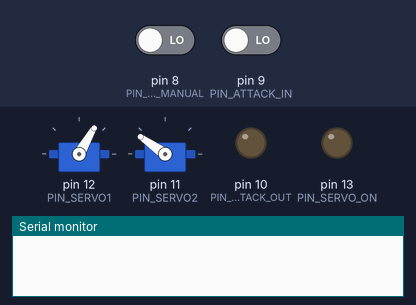
The sketch below on a simulated Arduino Uno, built with avr-gcc and run on an emulated ATmega328P. Parts: 2 × servo, output pins drawn as LEDs (lit = HIGH), the last lines printed to the serial monitor. The test bench sets the inputs (shaded band); at power-on: pin 8 (PIN_ATTACK_IN_MANUAL) LOW, pin 9 (PIN_ATTACK_IN) LOW.

Above: at 1.4 s.
1.5 s: pin 8 (PIN_ATTACK_IN_MANUAL) driven HIGH
At 2.27 s:
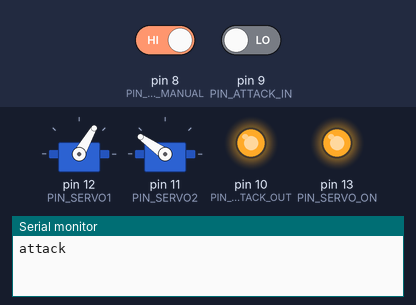
4.5 s: pin 8 (PIN_ATTACK_IN_MANUAL) driven LOW
At 4.6 s:
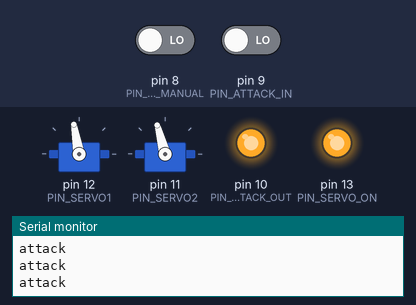
6.4 s: pin 9 (PIN_ATTACK_IN) driven HIGH
At 7.17 s:
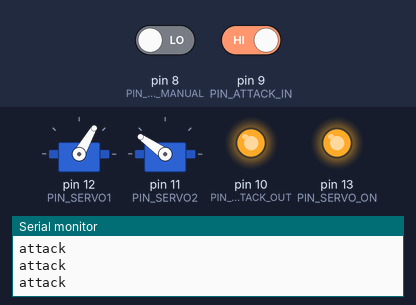
Timing chart, 0 to 15.4 s (numbered marks = the images above; inputs shaded):
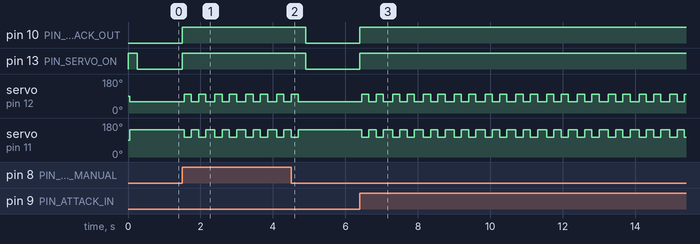

Measured:
- after the input at 1.5 s, pin 10 (PIN_ATTACK_OUT), pin 13 (PIN_SERVO_ON): LOW → HIGH at once; servo on pin 12 (PIN_SERVO1): alternates 100° for 0.20 s and 60° for 0.23 s, starting after 0.05 s; servo on pin 11 (PIN_SERVO2): alternates 145° for 0.23 s and 105° for 0.20 s, starting after 0.05 s
- after the input at 4.5 s, pin 10 (PIN_ATTACK_OUT), pin 13 (PIN_SERVO_ON): HIGH → LOW after 0.40 s; servo on pin 12 (PIN_SERVO1): goes on until 4.7 s, then stays 60°; servo on pin 11 (PIN_SERVO2): goes on until 4.7 s, then stays 145°
- after the input at 6.4 s, pin 10 (PIN_ATTACK_OUT), pin 13 (PIN_SERVO_ON): LOW → HIGH at once; servo on pin 12 (PIN_SERVO1): alternates 100° for 0.20 s and 60° for 0.20 s, starting after 0.05 s; servo on pin 11 (PIN_SERVO2): alternates 145° for 0.20 s and 105° for 0.20 s, starting after 0.05 s

The sketch:

Lobster.ino
```cpp
#include <Servo.h>

const int PIN_ATTACK_IN_MANUAL = 8;
const int PIN_ATTACK_IN = 9;
const int PIN_ATTACK_OUT = 10;

const int PIN_SERVO1 = 12; // Left
const int PIN_SERVO2 = 11; // Right

const int PIN_SERVO_ON = 13;

Servo myservo1;
Servo myservo2;

void setup()
{
  Serial.begin(9600);
  pinMode(PIN_ATTACK_IN, INPUT);
  pinMode(PIN_ATTACK_OUT, OUTPUT);
  pinMode(PIN_SERVO_ON, OUTPUT);

  digitalWrite(PIN_ATTACK_OUT,LOW);

  // initialize motor
  myservo1.attach(PIN_SERVO1);
  myservo2.attach(PIN_SERVO2);

  digitalWrite(PIN_SERVO_ON, HIGH);
  delay(50);
  myservo1.write(60);
  myservo2.write(145);
  delay(200);
  digitalWrite(PIN_SERVO_ON, LOW);
}

void loop()
{
  if(digitalRead(PIN_ATTACK_IN) == HIGH || digitalRead(PIN_ATTACK_IN_MANUAL) == HIGH) // Attack
  {
    // Send Attack Info to TDT
    digitalWrite(PIN_ATTACK_OUT,HIGH);

    // Perform Attack
    Serial.println("attack");
    attack();

    // Send Attack Info
    digitalWrite(PIN_ATTACK_OUT,LOW);
  }
}

void attack()
{
  digitalWrite(PIN_SERVO_ON, HIGH);
  delay(50);
  myservo1.write(100);
  myservo2.write(105);
  delay(200);
  myservo1.write(60);
  myservo2.write(145);
  delay(200);
  myservo1.write(100);
  myservo2.write(105);
  delay(200);
  myservo1.write(60);
  myservo2.write(145);
  delay(200);
  digitalWrite(PIN_SERVO_ON, LOW);
}
```
